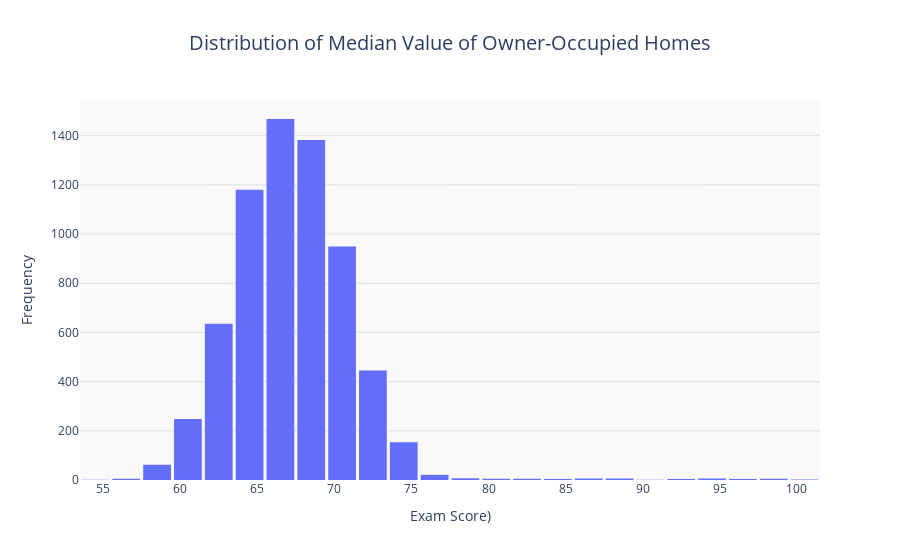

Source (notebook cell):
### Code cell
# Create a histogram with additional styling
fig = px.histogram(
    df, 
    x="Exam_Score", 
    title="Distribution of Median Value of Owner-Occupied Homes",
    nbins=30,  # Adjust the number of bins
    color_discrete_sequence=["#636EFA"]  # Custom color for the bars
)

# Update layout for better aesthetics
fig.update_layout(
    title_font_size=20,  # Increase the font size of the title
    title_x=0.5,  # Center the title
    xaxis_title="Exam Score)",  # Add x-axis label
    yaxis_title="Frequency",  # Add y-axis label
    bargap=0.1,  # Adjust the gap between bars
    plot_bgcolor="#f9f9f9",  # Set background color for the plot
    paper_bgcolor="#ffffff",  # Set background color for the entire figure
    xaxis=dict(
        showgrid=False  # Hide grid lines on the x-axis
    ),
    yaxis=dict(
        showgrid=True,  # Show grid lines on the y-axis
        gridcolor="rgba(200, 200, 200, 0.5)"  # Light gray grid lines
    )
)
fig.show()

### Figure 1 — Plotly figure (JSON) as saved in the notebook; plotly's stock layout.template omitted (floating-point values rounded to 4 significant figures; data arrays with more than 128 entries replaced by an {"elided": "..."} marker saying what was removed)
{"data": [{"alignmentgroup": "True", "bingroup": "x", "hovertemplate": "Exam_Score=%{x}<br>count=%{y}<extra></extra>", "legendgroup": "", "marker": {"color": "#636EFA", "pattern": {"shape": ""}}, "name": "", "nbinsx": 30, "offsetgroup": "", "orientation": "v", "showlegend": false, "type": "histogram", "x": {"elided": "6607 int values"}, "xaxis": "x", "yaxis": "y"}], "layout": {"bargap": 0.1, "barmode": "relative", "legend": {"tracegroupgap": 0}, "paper_bgcolor": "#ffffff", "plot_bgcolor": "#f9f9f9", "title": {"font": {"size": 20}, "text": "Distribution of Median Value of Owner-Occupied Homes", "x": 0.5}, "xaxis": {"anchor": "y", "domain": [0, 1], "showgrid": false, "title": {"text": "Exam Score)"}}, "yaxis": {"anchor": "x", "domain": [0, 1], "gridcolor": "rgba(200, 200, 200, 0.5)", "showgrid": true, "title": {"text": "Frequency"}}}}
